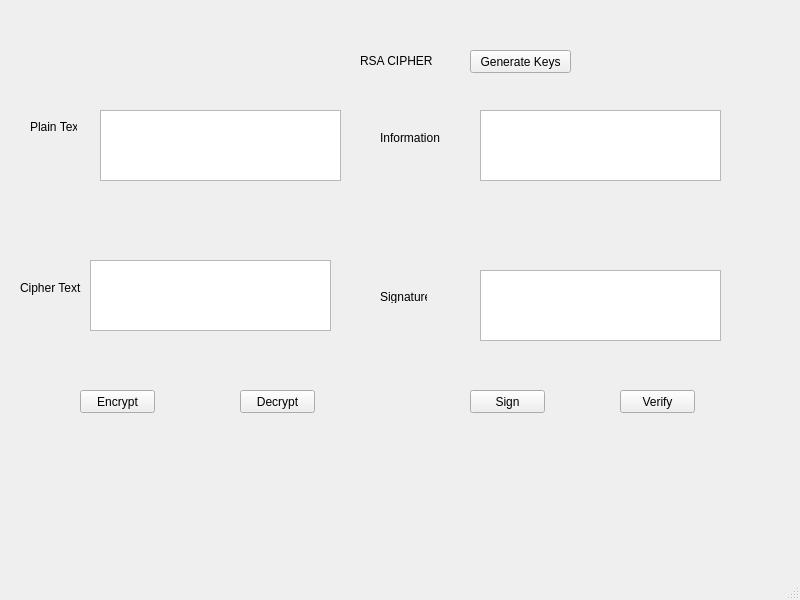
<?xml version="1.0" encoding="UTF-8"?>
<ui version="4.0">
 <class>MainWindow</class>
 <widget class="QMainWindow" name="MainWindow">
  <property name="geometry">
   <rect>
    <x>0</x>
    <y>0</y>
    <width>800</width>
    <height>600</height>
   </rect>
  </property>
  <property name="windowTitle">
   <string>MainWindow</string>
  </property>
  <widget class="QWidget" name="centralwidget">
   <widget class="QLabel" name="txt_plain_textkhjk">
    <property name="geometry">
     <rect>
      <x>30</x>
      <y>120</y>
      <width>47</width>
      <height>13</height>
     </rect>
    </property>
    <property name="text">
     <string>Plain Text</string>
    </property>
   </widget>
   <widget class="QLabel" name="txt_cipher_text1">
    <property name="geometry">
     <rect>
      <x>20</x>
      <y>280</y>
      <width>61</width>
      <height>16</height>
     </rect>
    </property>
    <property name="text">
     <string>Cipher Text</string>
    </property>
   </widget>
   <widget class="QLabel" name="txt_info1">
    <property name="geometry">
     <rect>
      <x>380</x>
      <y>130</y>
      <width>61</width>
      <height>16</height>
     </rect>
    </property>
    <property name="text">
     <string>Information</string>
    </property>
   </widget>
   <widget class="QLabel" name="txt_sign1">
    <property name="geometry">
     <rect>
      <x>380</x>
      <y>290</y>
      <width>47</width>
      <height>13</height>
     </rect>
    </property>
    <property name="text">
     <string>Signature</string>
    </property>
   </widget>
   <widget class="QPushButton" name="btn_gen_keys">
    <property name="geometry">
     <rect>
      <x>470</x>
      <y>50</y>
      <width>101</width>
      <height>23</height>
     </rect>
    </property>
    <property name="text">
     <string>Generate Keys</string>
    </property>
   </widget>
   <widget class="QPushButton" name="btn_encrypt">
    <property name="geometry">
     <rect>
      <x>80</x>
      <y>390</y>
      <width>75</width>
      <height>23</height>
     </rect>
    </property>
    <property name="text">
     <string>Encrypt</string>
    </property>
   </widget>
   <widget class="QPushButton" name="btn_decrypt">
    <property name="geometry">
     <rect>
      <x>240</x>
      <y>390</y>
      <width>75</width>
      <height>23</height>
     </rect>
    </property>
    <property name="text">
     <string>Decrypt</string>
    </property>
   </widget>
   <widget class="QPushButton" name="btn_sign">
    <property name="geometry">
     <rect>
      <x>470</x>
      <y>390</y>
      <width>75</width>
      <height>23</height>
     </rect>
    </property>
    <property name="text">
     <string>Sign</string>
    </property>
   </widget>
   <widget class="QPushButton" name="btn_virify">
    <property name="geometry">
     <rect>
      <x>620</x>
      <y>390</y>
      <width>75</width>
      <height>23</height>
     </rect>
    </property>
    <property name="text">
     <string>Verify</string>
    </property>
   </widget>
   <widget class="QLabel" name="label_5">
    <property name="geometry">
     <rect>
      <x>360</x>
      <y>40</y>
      <width>81</width>
      <height>41</height>
     </rect>
    </property>
    <property name="text">
     <string>RSA CIPHER</string>
    </property>
   </widget>
   <widget class="QTextEdit" name="txt_plain_text">
    <property name="geometry">
     <rect>
      <x>100</x>
      <y>110</y>
      <width>241</width>
      <height>71</height>
     </rect>
    </property>
   </widget>
   <widget class="QTextEdit" name="txt_cipher_text">
    <property name="geometry">
     <rect>
      <x>90</x>
      <y>260</y>
      <width>241</width>
      <height>71</height>
     </rect>
    </property>
   </widget>
   <widget class="QTextEdit" name="txt_info">
    <property name="geometry">
     <rect>
      <x>480</x>
      <y>110</y>
      <width>241</width>
      <height>71</height>
     </rect>
    </property>
   </widget>
   <widget class="QTextEdit" name="txt_sign">
    <property name="geometry">
     <rect>
      <x>480</x>
      <y>270</y>
      <width>241</width>
      <height>71</height>
     </rect>
    </property>
   </widget>
  </widget>
  <widget class="QMenuBar" name="menubar">
   <property name="geometry">
    <rect>
     <x>0</x>
     <y>0</y>
     <width>800</width>
     <height>21</height>
    </rect>
   </property>
  </widget>
  <widget class="QStatusBar" name="statusbar"/>
 </widget>
 <resources/>
 <connections/>
</ui>
